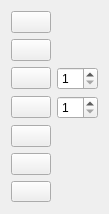
<?xml version="1.0" encoding="UTF-8"?>
<ui version="4.0">
 <class>ToolBar</class>
 <widget class="QWidget" name="ToolBar">
  <property name="geometry">
   <rect>
    <x>0</x>
    <y>0</y>
    <width>87</width>
    <height>214</height>
   </rect>
  </property>
  <property name="baseSize">
   <size>
    <width>0</width>
    <height>0</height>
   </size>
  </property>
  <property name="windowTitle">
   <string>Form</string>
  </property>
  <property name="styleSheet">
   <string notr="true"/>
  </property>
  <layout class="QGridLayout" name="gridLayout">
   <item row="6" column="0">
    <widget class="QPushButton" name="colorSelection">
     <property name="font">
      <font>
       <pointsize>8</pointsize>
      </font>
     </property>
     <property name="layoutDirection">
      <enum>Qt::LeftToRight</enum>
     </property>
     <property name="text">
      <string/>
     </property>
     <property name="iconSize">
      <size>
       <width>40</width>
       <height>40</height>
      </size>
     </property>
    </widget>
   </item>
   <item row="2" column="0">
    <widget class="QPushButton" name="penButton">
     <property name="cursor">
      <cursorShape>ArrowCursor</cursorShape>
     </property>
     <property name="text">
      <string/>
     </property>
     <property name="iconSize">
      <size>
       <width>40</width>
       <height>40</height>
      </size>
     </property>
     <property name="checkable">
      <bool>true</bool>
     </property>
    </widget>
   </item>
   <item row="0" column="0">
    <widget class="QPushButton" name="mirrorHorizontal">
     <property name="text">
      <string/>
     </property>
     <property name="iconSize">
      <size>
       <width>40</width>
       <height>40</height>
      </size>
     </property>
     <property name="checkable">
      <bool>true</bool>
     </property>
    </widget>
   </item>
   <item row="4" column="0">
    <widget class="QPushButton" name="animationPlay">
     <property name="text">
      <string/>
     </property>
     <property name="iconSize">
      <size>
       <width>40</width>
       <height>40</height>
      </size>
     </property>
    </widget>
   </item>
   <item row="1" column="0">
    <widget class="QPushButton" name="mirrorVerticle">
     <property name="text">
      <string/>
     </property>
     <property name="iconSize">
      <size>
       <width>40</width>
       <height>40</height>
      </size>
     </property>
     <property name="checkable">
      <bool>true</bool>
     </property>
    </widget>
   </item>
   <item row="3" column="1">
    <widget class="QSpinBox" name="eraserSizeSpinBox">
     <property name="minimum">
      <number>1</number>
     </property>
     <property name="maximum">
      <number>32</number>
     </property>
    </widget>
   </item>
   <item row="2" column="1">
    <widget class="QSpinBox" name="penSizeSpinBox">
     <property name="minimum">
      <number>1</number>
     </property>
     <property name="maximum">
      <number>32</number>
     </property>
    </widget>
   </item>
   <item row="5" column="0">
    <widget class="QPushButton" name="colorInvertButton">
     <property name="minimumSize">
      <size>
       <width>0</width>
       <height>0</height>
      </size>
     </property>
     <property name="baseSize">
      <size>
       <width>0</width>
       <height>0</height>
      </size>
     </property>
     <property name="text">
      <string/>
     </property>
     <property name="iconSize">
      <size>
       <width>40</width>
       <height>40</height>
      </size>
     </property>
     <property name="checkable">
      <bool>false</bool>
     </property>
    </widget>
   </item>
   <item row="3" column="0">
    <widget class="QPushButton" name="eraserButton">
     <property name="cursor">
      <cursorShape>ArrowCursor</cursorShape>
     </property>
     <property name="text">
      <string/>
     </property>
     <property name="iconSize">
      <size>
       <width>40</width>
       <height>40</height>
      </size>
     </property>
     <property name="checkable">
      <bool>true</bool>
     </property>
    </widget>
   </item>
  </layout>
 </widget>
 <resources/>
 <connections/>
</ui>
